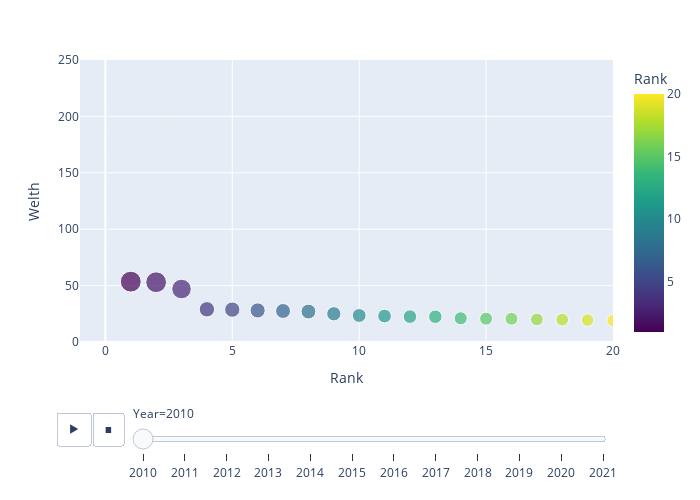

The code cell stored with this chart in its notebook:
### Code cell
# data displaying bubble(scatter) charts

df = px.data.gapminder()
data['zero'] = [0]*240
fig = px.scatter(data, x='Rank', y='Welth', size='Welth', hover_name='Name', size_max=30,
                animation_frame='Year', animation_group='Welth', width=700, height=500,
                labels = {'Welth':'Welth', 'Rank':'Rank'}, color="Rank", color_continuous_scale=px.colors.sequential.Viridis
                , range_x=[-1,20], range_y=[0,250]
                )
fig.update_layout(transition = {'duration': 10000})
fig.show()

### Figure 1 — Plotly figure (JSON) as saved in the notebook; plotly's stock layout.template omitted (floating-point values rounded to 4 significant figures)
{"data": [{"hovertemplate": "<b>%{hovertext}</b><br><br>Year=2010<br>Rank=%{marker.color}<br>Welth=%{marker.size}<extra></extra>", "hovertext": ["Carlos Slim", "Bill Gates ", "Warren Buffett", "Mukesh Ambani", "Lakshmi Mittal", "Larry Ellison", "Bernard Arnault", "Eike Batista", "Amancio Ortega", "Karl Albrecht", "Ingvar Kamprad ", "Christy Walton ", "Stefan Persson", "Li Ka-shing", "Jim Walton", "Alice Walton", "Liliane Bettencourt", "S. Robson Walton", "Prince Alwaleed Bin Talal Alsaud", "David Thomson "], "ids": [53.5, 53, 47, 29, 28.7, 28, 27.5, 27, 25, 23.5, 23, 22.5, 22.4, 21, 20.7, 20.6, 20, 19.8, 19.4, 19], "legendgroup": "", "marker": {"color": [1, 2, 3, 4, 5, 6, 7, 8, 9, 10, 11, 12, 13, 14, 15, 16, 17, 18, 19, 20], "coloraxis": "coloraxis", "size": [53.5, 53, 47, 29, 28.7, 28, 27.5, 27, 25, 23.5, 23, 22.5, 22.4, 21, 20.7, 20.6, 20, 19.8, 19.4, 19], "sizemode": "area", "sizeref": 0.2461, "symbol": "circle"}, "mode": "markers", "name": "", "orientation": "v", "showlegend": false, "type": "scatter", "x": [1, 2, 3, 4, 5, 6, 7, 8, 9, 10, 11, 12, 13, 14, 15, 16, 17, 18, 19, 20], "xaxis": "x", "y": [53.5, 53, 47, 29, 28.7, 28, 27.5, 27, 25, 23.5, 23, 22.5, 22.4, 21, 20.7, 20.6, 20, 19.8, 19.4, 19], "yaxis": "y"}], "layout": {"coloraxis": {"colorbar": {"title": {"text": "Rank"}}, "colorscale": [[0, "#440154"], [0.1111, "#482878"], [0.2222, "#3e4989"], [0.3333, "#31688e"], [0.4444, "#26828e"], [0.5556, "#1f9e89"], [0.6667, "#35b779"], [0.7778, "#6ece58"], [0.8889, "#b5de2b"], [1, "#fde725"]]}, "height": 500, "legend": {"itemsizing": "constant", "tracegroupgap": 0}, "margin": {"t": 60}, "sliders": [{"active": 0, "currentvalue": {"prefix": "Year="}, "len": 0.9, "pad": {"b": 10, "t": 60}, "steps": [{"args": [["2010"], {"frame": {"duration": 0, "redraw": false}, "fromcurrent": true, "mode": "immediate", "transition": {"duration": 0, "easing": "linear"}}], "label": "2010", "method": "animate"}, {"args": [["2011"], {"frame": {"duration": 0, "redraw": false}, "fromcurrent": true, "mode": "immediate", "transition": {"duration": 0, "easing": "linear"}}], "label": "2011", "method": "animate"}, {"args": [["2012"], {"frame": {"duration": 0, "redraw": false}, "fromcurrent": true, "mode": "immediate", "transition": {"duration": 0, "easing": "linear"}}], "label": "2012", "method": "animate"}, {"args": [["2013"], {"frame": {"duration": 0, "redraw": false}, "fromcurrent": true, "mode": "immediate", "transition": {"duration": 0, "easing": "linear"}}], "label": "2013", "method": "animate"}, {"args": [["2014"], {"frame": {"duration": 0, "redraw": false}, "fromcurrent": true, "mode": "immediate", "transition": {"duration": 0, "easing": "linear"}}], "label": "2014", "method": "animate"}, {"args": [["2015"], {"frame": {"duration": 0, "redraw": false}, "fromcurrent": true, "mode": "immediate", "transition": {"duration": 0, "easing": "linear"}}], "label": "2015", "method": "animate"}, {"args": [["2016"], {"frame": {"duration": 0, "redraw": false}, "fromcurrent": true, "mode": "immediate", "transition": {"duration": 0, "easing": "linear"}}], "label": "2016", "method": "animate"}, {"args": [["2017"], {"frame": {"duration": 0, "redraw": false}, "fromcurrent": true, "mode": "immediate", "transition": {"duration": 0, "easing": "linear"}}], "label": "2017", "method": "animate"}, {"args": [["2018"], {"frame": {"duration": 0, "redraw": false}, "fromcurrent": true, "mode": "immediate", "transition": {"duration": 0, "easing": "linear"}}], "label": "2018", "method": "animate"}, {"args": [["2019"], {"frame": {"duration": 0, "redraw": false}, "fromcurrent": true, "mode": "immediate", "transition": {"duration": 0, "easing": "linear"}}], "label": "2019", "method": "animate"}, {"args": [["2020"], {"frame": {"duration": 0, "redraw": false}, "fromcurrent": true, "mode": "immediate", "transition": {"duration": 0, "easing": "linear"}}], "label": "2020", "method": "animate"}, {"args": [["2021"], {"frame": {"duration": 0, "redraw": false}, "fromcurrent": true, "mode": "immediate", "transition": {"duration": 0, "easing": "linear"}}], "label": "2021", "method": "animate"}], "x": 0.1, "xanchor": "left", "y": 0, "yanchor": "top"}], "transition": {"duration": 10000}, "updatemenus": [{"buttons": [{"args": [null, {"frame": {"duration": 500, "redraw": false}, "fromcurrent": true, "mode": "immediate", "transition": {"duration": 500, "easing": "linear"}}], "label": "&#9654;", "method": "animate"}, {"args": [[null], {"frame": {"duration": 0, "redraw": false}, "fromcurrent": true, "mode": "immediate", "transition": {"duration": 0, "easing": "linear"}}], "label": "&#9724;", "method": "animate"}], "direction": "left", "pad": {"r": 10, "t": 70}, "showactive": false, "type": "buttons", "x": 0.1, "xanchor": "right", "y": 0, "yanchor": "top"}], "width": 700, "xaxis": {"anchor": "y", "domain": [0, 1], "range": [-1, 20], "title": {"text": "Rank"}}, "yaxis": {"anchor": "x", "domain": [0, 1], "range": [0, 250], "title": {"text": "Welth"}}}}
